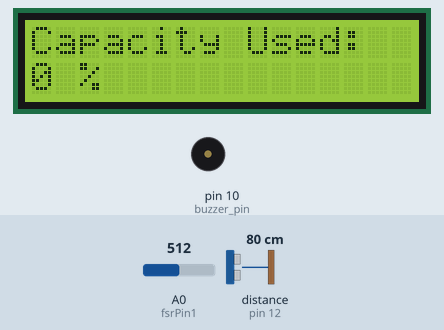
Recording of a sketch running on a simulated Arduino Uno, built with avr-gcc and run on an emulated ATmega328P. On the bench: 16×2 character LCD, buzzer (waves = sounding, pin HIGH). Wiring (inferred from the names in the program): ultrasonic range finder: trigger pin 11; echo pin 12. The inputs (shaded band) are chosen by the test bench; at power-on: A0 (fsrPin1) = 512, distance to the obstacle (sensor on pin 12) 80 cm. The echo pulse lasts 58.3 µs per cm; pins used as bus, display or sensor lines are not drawn; what the sketch prints to the serial monitor is not drawn.

Above: at 1.2 s.
1.3 s: A0 (fsrPin1) set to 1010
At 1.8 s:
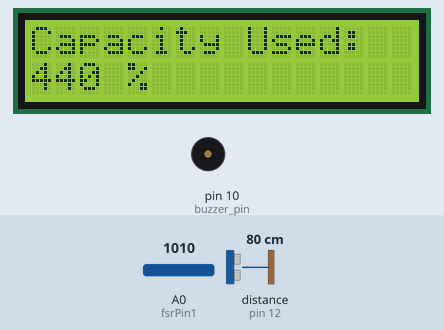
2.8 s: A0 (fsrPin1) set to 1023
At 4.2 s:
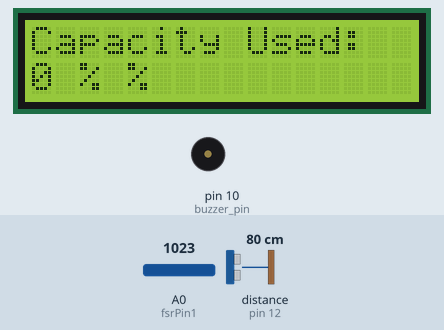
7.4 s: A0 (fsrPin1) set to 990
At 8.8 s:
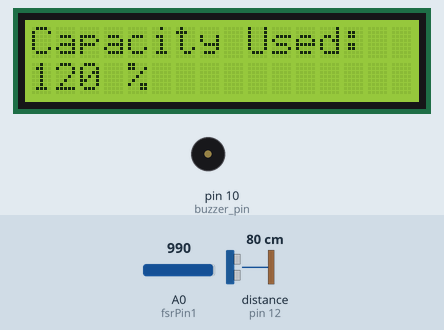
9.2 s: A0 (fsrPin1) set to 973
At 9.6 s:
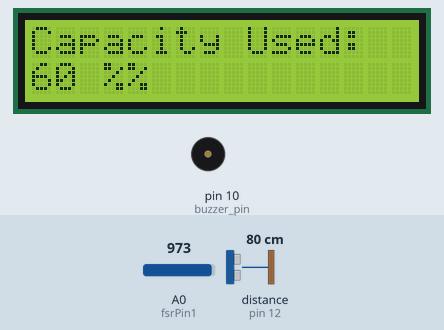
10.8 s: A0 (fsrPin1) set to 938
At 11.9 s:
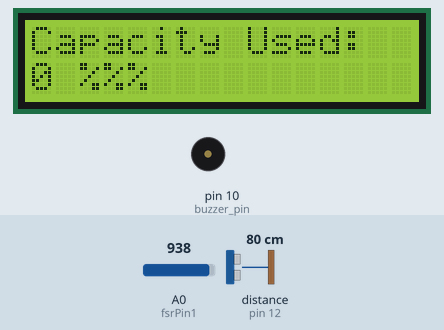
Timing chart, 0 to 13.3 s (numbered marks = the images above; inputs shaded):
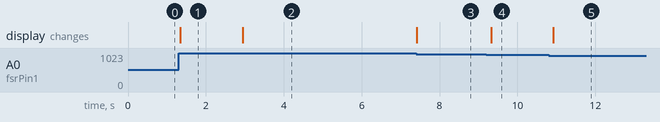

The sketch:

fsr.ino
```cpp
#include <LiquidCrystal.h>

#include <Wire.h>

int fsrPin1 = 0;
int fsrReading1;
int fsrVoltage1;
long fsrResistance1;
long fsrConductance1;
long fsrForce1;

const int trig_pin = 11;
const int echo_pin = 12;
const int buzzer_pin = 10;


long duration;
float cm;

LiquidCrystal lcd(2,3,4,5,6,7);

void setup()
{
  // set up the LCD's number of columns and rows:
  lcd.begin(16, 2);

  // Clears the LCD screen
  lcd.clear();

  Serial.begin (9600);

  pinMode(trig_pin,OUTPUT);
  pinMode(echo_pin,INPUT);
  pinMode(buzzer_pin,OUTPUT);

}


void loop(void) {

  //For Sensor 1
  fsrReading1 = analogRead(fsrPin1);
  fsrVoltage1 = map(fsrReading1, 0, 1023, 0, 5000);
    fsrResistance1= 5000 - fsrVoltage1;     // fsrVoltage is in millivolts so 5V = 5000mV             // 10K resistor
    fsrResistance1= fsrResistance1*10000;
    fsrResistance1= fsrResistance1/fsrVoltage1;
    fsrConductance1= 1000000;           // we measure in micromhos so
    fsrConductance1= fsrConductance1/fsrResistance1;
    // Use the two FSR guide graphs to approximate the force
    if (fsrConductance1 <= 1000) {
      fsrForce1 = fsrConductance1 / 80;
    } else {
      fsrForce1 = fsrConductance1 - 1000;
      fsrForce1 /= 30;
    }
  Serial.print("fsrForce1: ");
  Serial.println(fsrForce1);

  //For Percentage Calculation

long force;
long totalweight;
float heavybus=5;

  force=fsrForce1;
  totalweight=force*0.10197;
  Serial.println(force);
long percentage;

percentage= totalweight/heavybus*100;

   Serial.println("Percentage: ");
  Serial.print(percentage);

    // Print a message to the LCD.
  lcd.setCursor(0, 0);
  lcd.print("Capacity Used:");

  // set the cursor to column 0, line 1
  // (note: line 1 is the second row, since counting begins with 0):
  lcd.setCursor(0, 1);
  // Print a message to the LCD.
  lcd.print(percentage);
    lcd.print(" %");

    digitalWrite(trig_pin,LOW);
    delayMicroseconds(5);
    digitalWrite(trig_pin,HIGH);
    delayMicroseconds(10);
    digitalWrite(trig_pin,LOW);

    duration = pulseIn(echo_pin,HIGH);
    cm = (duration /2 ) / 29.1;
    Serial.print(cm);
    Serial.println("cm");
    delay(250);
    if(cm <=50 && cm >= 0){
        analogWrite(buzzer_pin,1000);
        _delay_ms(250);
        analogWrite(buzzer_pin,0);
        _delay_ms(250);
    }
    else{
        analogWrite(buzzer_pin,0);
    }
    delay(60);
}
```

Measured:
- the behaviour switches between 1022 and 1023 on A0 (fsrPin1) (found by bisection; images 1 and 2)
- the behaviour switches between 984 and 983 on A0 (fsrPin1) (found by bisection; images 3 and 4)
- the behaviour switches between 950 and 949 on A0 (fsrPin1) (found by bisection; images 4 and 5)
- after the input at 1.3 s, the display: changes at once (image 1)
- after the input at 2.8 s, the display: changes after 0.14 s (image 2)
- after the input at 7.4 s, the display: changes at once (image 3)
- after the input at 9.2 s, the display: changes after 0.13 s (image 4)
- after the input at 10.8 s, the display: changes after 0.12 s (image 5)
